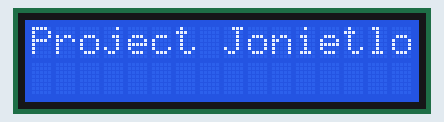
A sketch run on a simulated ESP32. Parts: 16×2 character LCD. The local clock reads 2024-03-15 10:24:30 at power-on unless the sketch sets it.

Above: at 1.6 s.
At 2.6 s:
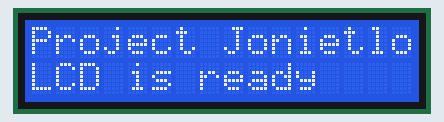
At 10.8 s:
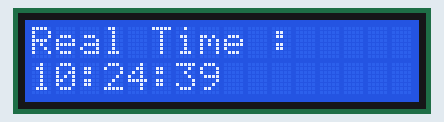
At 20.0 s:
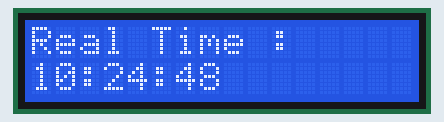
At 29.2 s:
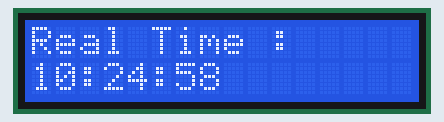
At 38.4 s:
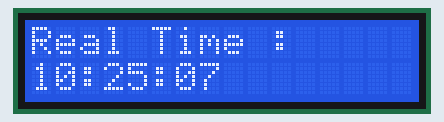

The sketch:

ESPDuino_LCD_RTC_Module.ino
```cpp
/*
 * This example is used only for ESPDuino.
 * The goal is to use RTC to display the time on LCD
 */

#include <DS1302.h>
#include <LiquidCrystal_I2C.h>
#include <Wire.h>

#define DELAY_DURATION 1000

DS1302 rtc(16, 15, 14);
LiquidCrystal_I2C lcd(0x27, 16, 2);

char* rtcTime;

void rtcModule_setup(bool needTimeSetup) {

  // Setup the clock as normal mode
  rtc.halt(false);

  if(needTimeSetup) {
    // Cancel write-protect, need this line for date setting
    rtc.writeProtect(false);

    // The way to set Time. Just do once before the battery used up
    rtc.setDOW(FRIDAY);        // Week day，e.g. FRIDAY
    rtc.setTime(23, 56, 0);     // Time hr，min，sec (24hr format)
    rtc.setDate(25, 11, 2016);   // Date day，month，year
  }
}

void rtcModule_loop() {

  rtcTime = rtc.getTimeStr();

  // Refrech per second
  delay (DELAY_DURATION);
}

void lcdModule_setup() {
  Wire.begin(4, 5); // SDA: 4 (default) or 2, SCL: 5 (default) or 14

  lcd.init(); // initializing the LCD
  lcd.display(); //Enable or turn on the text

  // blink three times
  for(int i=0; i<3; i++) {
    lcd.backlight();    //turn on backlight
    delay(250);
    lcd.noBacklight();  // turn off backlight
    delay(250);
  }

  lcd.backlight();

  // intial output
  lcd.setCursor(0,0);         //set cursor position at first line
  lcd.print("Project Jonietlo");
  delay(1000);
  lcd.setCursor(0, 1);        //set cursor position at second line
  lcd.print("LCD is ready");
}

void lcdModule_loop() {
  lcd.clear();
  lcd.setCursor(0,0);
  lcd.print("Real Time :");
  lcd.setCursor(0, 1);
  lcd.print(rtcTime);
}

//The setup function is called once at startup of the sketch
void setup() {
  lcdModule_setup();
  rtcModule_setup(false);
}

// The loop function is called in an endless loop
void loop() {
  rtcModule_loop();
  lcdModule_loop();
}
```

Measured:
- what the display in image 0 shows lasts 1.0 s, from 1.6 s to 2.6 s
